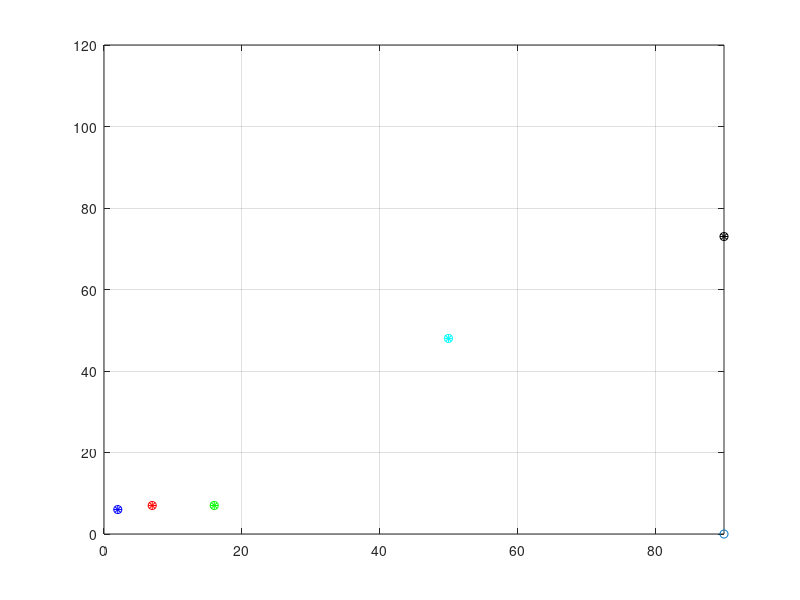

Recreate this plot in MATLAB.
clc;
clear;

%VICTIMS COORD
victims_y = randi(120, 5, 1);
victims_x = randi(90, 5, 1);
victims_coord = [victims_x victims_y];
evac = randi(2);


%SORT VICTIMS BY Y (SMALLEST TO LARGEST)
for startIndex=1:5
    
    smallestIndex = startIndex;
    
    for currentIndex=startIndex+1:5  
        if victims_coord(currentIndex, 2) < victims_coord(smallestIndex, 2)
            smallestIndex = currentIndex;
        end
    end 
    holder = victims_coord(startIndex, 1:2);
    victims_coord(startIndex, 1:2) = victims_coord(smallestIndex, 1:2);
    victims_coord(smallestIndex, 1:2) = holder;
    

end



d = [0 0 0 0 0];

theta = [0 0 0 0 0];
thetaMoved = [0 0 0 0 0];
robot_coord = [90 0];
des_coord_x = [0 0 0 0 0];
des_coord_y = [0 0 0 0 0];

for i=1:5
    switch(i)
        case 1
           a = robot_coord(1) - victims_coord(1, 1);
           b = victims_coord(1, 2) - robot_coord(2);
           theta(1) = atan(a/b);
           thetaMoved(1) = theta(1);
        
           d(1) = sqrt((a^2 + b^2));
           des_coord_x(1) = robot_coord(1) - d(1) * sin(theta(1));
           des_coord_y(1) = robot_coord(2) + d(1) * cos(theta(1));
           robot_coord = victims_coord(1, 1:2);
        case 2
           a = robot_coord(1) - victims_coord(2, 1);
           b = victims_coord(2, 2) - robot_coord(2);
           theta(2) = atan(a/b);
           thetaMoved(2) = theta(2) - theta(1);
        
           d(2) = sqrt((a^2 + b^2));
           des_coord_x(2) = robot_coord(1) - d(2) * sin(theta(2));
           des_coord_y(2) = robot_coord(2) + d(2) * cos(theta(2));
           robot_coord = victims_coord(2, 1:2);
           
        case 3
           a = robot_coord(1) - victims_coord(3, 1);
           b = victims_coord(3, 2) - robot_coord(2);
           theta(3) = atan(a/b);
           thetaMoved(3) = theta(3) - theta(2);
        
           d(3) = sqrt((a^2 + b^2));
           des_coord_x(3) = robot_coord(1) - d(3) * sin(theta(3));
           des_coord_y(3) = robot_coord(2) + d(3) * cos(theta(3));
           robot_coord = victims_coord(3, 1:2);

        case 4
           a = robot_coord(1) - victims_coord(4, 1);
           b = victims_coord(4, 2) - robot_coord(2);
           theta(4) = atan(a/b);
           thetaMoved(4) = theta(4) - theta(3);
        
           d(4) = sqrt((a^2 + b^2));
           des_coord_x(4) = robot_coord(1) - d(4) * sin(theta(4));
           des_coord_y(4) = robot_coord(2) + d(4) * cos(theta(4));
           robot_coord = victims_coord(4, 1:2);

        case 5
           a = robot_coord(1) - victims_coord(5, 1);
           b = victims_coord(5, 2) - robot_coord(2);
           theta(5) = atan(a/b);
           thetaMoved(5) = theta(5) - theta(4);
        
           d(5) = sqrt((a^2 + b^2));
           des_coord_x(5) = robot_coord(1) - d(5) * sin(theta(5));
           des_coord_y(5) = robot_coord(2) + d(5) * cos(theta(5));
           robot_coord = victims_coord(5, 1:2);

    end
    
end

for i=1:5
theta(i) = (theta(i)*180)/pi;
end

for i=1:5
thetaMoved(i) = (thetaMoved(i)*180)/pi;
end

des_coord= [des_coord_x' des_coord_y'];

plot(victims_coord(1, 1), victims_coord(1, 2), 'b*');
hold on;
grid on;
plot(90, 0, 'o');
plot(victims_coord(2, 1), victims_coord(2, 2), 'r*');
plot(victims_coord(3, 1), victims_coord(3, 2), 'g*');
plot(victims_coord(4, 1), victims_coord(4, 2), 'c*');
plot(victims_coord(5, 1), victims_coord(5, 2), 'k*');

plot(des_coord(1, 1), des_coord(1, 2), 'bo');
plot(des_coord(2, 1), des_coord(2, 2), 'ro');
plot(des_coord(3, 1), des_coord(3, 2), 'go');
plot(des_coord(4, 1), des_coord(4, 2), 'co');
plot(des_coord(5, 1), des_coord(5, 2), 'ko');
% plot(victims_coord(1:5,1), victims_coord(1:5, 2));
hold off;
xlim([0 90]);
ylim([0 120]);